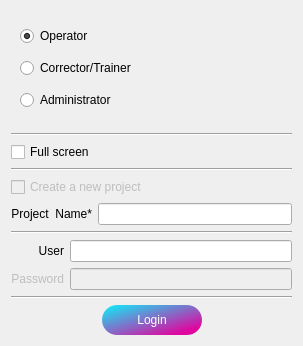
<?xml version="1.0" encoding="UTF-8"?>
<ui version="4.0">
 <class>login_Dialog</class>
 <widget class="QDialog" name="login_Dialog">
  <property name="geometry">
   <rect>
    <x>0</x>
    <y>0</y>
    <width>303</width>
    <height>346</height>
   </rect>
  </property>
  <property name="windowTitle">
   <string>Login</string>
  </property>
  <layout class="QVBoxLayout" name="verticalLayout_2">
   <item>
    <widget class="QWidget" name="widget" native="true">
     <layout class="QVBoxLayout" name="verticalLayout">
      <item>
       <widget class="QRadioButton" name="radioButton_operator">
        <property name="text">
         <string>Operator</string>
        </property>
        <property name="checked">
         <bool>true</bool>
        </property>
       </widget>
      </item>
      <item>
       <widget class="QRadioButton" name="radioButton_corrector">
        <property name="text">
         <string>Corrector/Trainer</string>
        </property>
       </widget>
      </item>
      <item>
       <widget class="QRadioButton" name="radioButton_admin">
        <property name="text">
         <string>Administrator</string>
        </property>
       </widget>
      </item>
     </layout>
    </widget>
   </item>
   <item>
    <widget class="Line" name="line">
     <property name="orientation">
      <enum>Qt::Horizontal</enum>
     </property>
    </widget>
   </item>
   <item>
    <widget class="QCheckBox" name="fullscreen_checkBox">
     <property name="text">
      <string>Full screen</string>
     </property>
    </widget>
   </item>
   <item>
    <widget class="Line" name="line_3">
     <property name="orientation">
      <enum>Qt::Horizontal</enum>
     </property>
    </widget>
   </item>
   <item>
    <widget class="QCheckBox" name="create_checkBox">
     <property name="enabled">
      <bool>false</bool>
     </property>
     <property name="text">
      <string>Create a new project</string>
     </property>
    </widget>
   </item>
   <item>
    <layout class="QGridLayout" name="gridLayout_2">
     <item row="0" column="1">
      <widget class="QLineEdit" name="projectName_lineEdit"/>
     </item>
     <item row="0" column="0">
      <widget class="QLabel" name="label">
       <property name="text">
        <string>Project  Name*</string>
       </property>
       <property name="alignment">
        <set>Qt::AlignRight|Qt::AlignTrailing|Qt::AlignVCenter</set>
       </property>
      </widget>
     </item>
    </layout>
   </item>
   <item>
    <widget class="Line" name="line_2">
     <property name="orientation">
      <enum>Qt::Horizontal</enum>
     </property>
    </widget>
   </item>
   <item>
    <layout class="QGridLayout" name="gridLayout">
     <item row="0" column="0">
      <widget class="QLabel" name="username_label">
       <property name="text">
        <string>User</string>
       </property>
       <property name="alignment">
        <set>Qt::AlignRight|Qt::AlignTrailing|Qt::AlignVCenter</set>
       </property>
      </widget>
     </item>
     <item row="0" column="1">
      <widget class="QLineEdit" name="username_edit"/>
     </item>
     <item row="1" column="0">
      <widget class="QLabel" name="password_label">
       <property name="enabled">
        <bool>false</bool>
       </property>
       <property name="text">
        <string>Password</string>
       </property>
       <property name="alignment">
        <set>Qt::AlignRight|Qt::AlignTrailing|Qt::AlignVCenter</set>
       </property>
      </widget>
     </item>
     <item row="1" column="1">
      <widget class="PasswordEdit" name="password_edit">
       <property name="enabled">
        <bool>false</bool>
       </property>
       <property name="echoMode">
        <enum>QLineEdit::Password</enum>
       </property>
      </widget>
     </item>
    </layout>
   </item>
   <item>
    <widget class="Line" name="line_4">
     <property name="orientation">
      <enum>Qt::Horizontal</enum>
     </property>
    </widget>
   </item>
   <item>
    <layout class="QHBoxLayout" name="horizontalLayout_3">
     <item>
      <spacer name="login_horizontalSpacer">
       <property name="orientation">
        <enum>Qt::Horizontal</enum>
       </property>
       <property name="sizeHint" stdset="0">
        <size>
         <width>84</width>
         <height>20</height>
        </size>
       </property>
      </spacer>
     </item>
     <item>
      <widget class="QPushButton" name="login_pushButton">
       <property name="minimumSize">
        <size>
         <width>100</width>
         <height>30</height>
        </size>
       </property>
       <property name="styleSheet">
        <string notr="true">QPushButton{ 
color: white;
background-color: qlineargradient(spread:pad, x1:0, y1:0, x2:0.857143, y2:0.857955, stop:0 rgba(10, 242, 251, 255), stop:1 rgba(224, 6, 159, 255));
border-radius: 15px; 
}
QPushButton:hover{ color: white;
background-color: qlineargradient(spread:pad, x1:0, y1:0, x2:0.857143, y2:0.857955, stop:0 rgba(224, 6, 159, 255), stop:1 rgba(224, 6, 159, 255));
border-radius: 15px; }
</string>
       </property>
       <property name="text">
        <string>Login</string>
       </property>
      </widget>
     </item>
     <item>
      <spacer name="login_horizontalSpacer_2">
       <property name="orientation">
        <enum>Qt::Horizontal</enum>
       </property>
       <property name="sizeHint" stdset="0">
        <size>
         <width>84</width>
         <height>20</height>
        </size>
       </property>
      </spacer>
     </item>
    </layout>
   </item>
  </layout>
 </widget>
 <customwidgets>
  <customwidget>
   <class>PasswordEdit</class>
   <extends>QLineEdit</extends>
   <header>qtwidgets</header>
  </customwidget>
 </customwidgets>
 <resources/>
 <connections/>
</ui>
